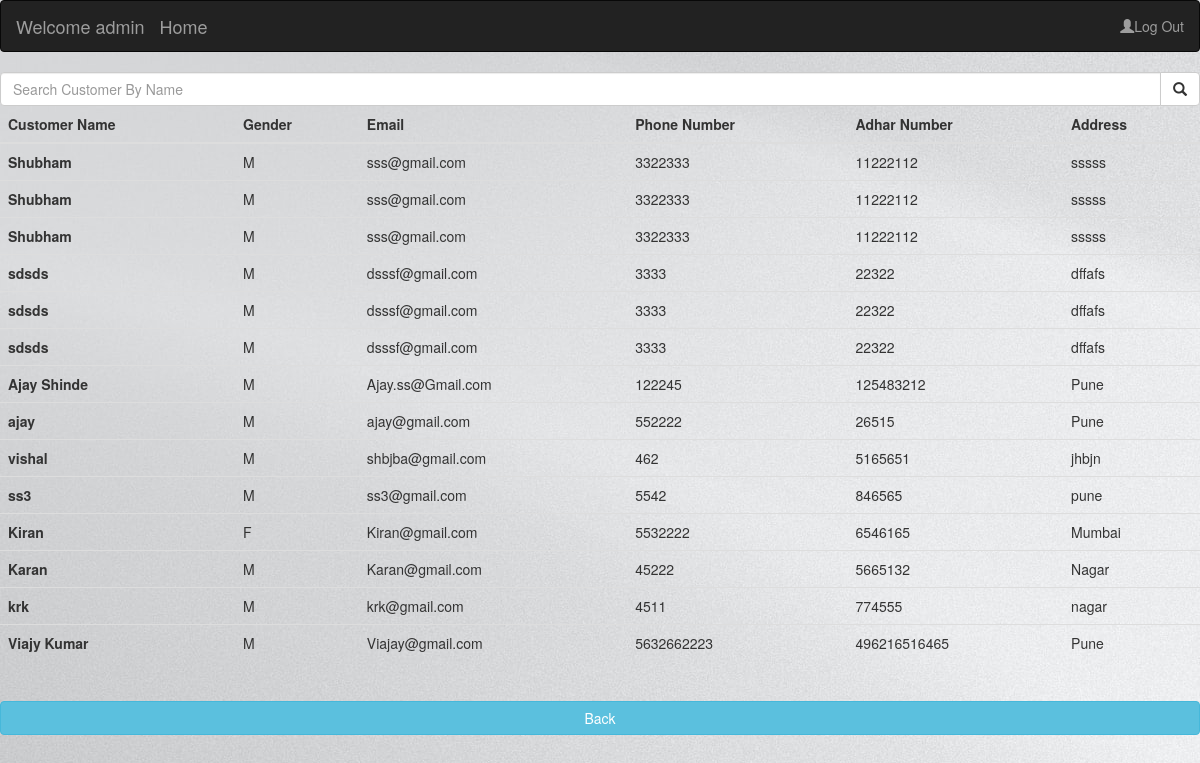
/display_customer (signed in), run on the app's committed database.
### booking/models.py (models this page shows, shortened)
class Customer(models.Model):
    GENDER = (('M', 'Male'),
        ('F', 'Female'),)
    name=models.CharField(max_length=30)
    Gender=models.CharField(max_length=1,choices=GENDER,default="Male")
    email=models.EmailField(max_length=50)
    phone_no=models.CharField(max_length=12)
    adhar_no=models.CharField(max_length=20)
    address=models.CharField(max_length=200)

### display/views.py (the view)
# urls.py: path('display_customer',v2.Display_Customer,name='display_customer'),
def Display_Customer(request):
    if request.method == 'POST':
        n=request.POST["search"]
        data=Customer.objects.filter(name__contains=n)
        cus = {"cus": data}
        return render(request,'display/display_customer.html',cus)
    data = Customer.objects.all()
    cus = {"cus": data}
    return render(request,'display/display_customer.html',cus)

### display/templates/display/display_customer.html (shortened to what this page needs)
{% extends "booking/base.html" %}
{% block content %}
<form method="POST">
  <div class="input-group">
    <input type="text" class="form-control" placeholder="Search Customer By Name" name="search">
    <div class="input-group-btn">
      <button class="btn btn-default" type="submit"><i class="glyphicon glyphicon-search"></i></button>
    </div>
  </div>
</form>
<table class="table">
    <thead>
      <tr>
        <th scope="col">Customer Name</th>
        <th scope="col">Gender</th>
        <th scope="col">Email</th>
        <th scope="col">Phone Number</th>
        <th scope="col">Adhar Number</th>
        <th scope="col">Address</th>
    </thead>
    <tbody>
        {% for c in cus %}
      <tr class="table-active">
        <th scope="row">{{c.name}}</th>
        <td>{{c.Gender}}</td>
        <td>{{c.email}}</td>
        <td>{{c.phone_no}}</td>
        <td>{{c.adhar_no}}</td>
        <td>{{c.address}}</td>
      </tr>
      {% endfor %}
    </tbody>
  </table>
  <br>
  <a href="home" class="btn btn-info btn-block my-4" role="button" >Back</a>
  {% endblock %}

### booking/templates/booking/base.html (shortened to what this page needs)
<!DOCTYPE html>
<html lang="en">
<head>
   <link rel="stylesheet" href="https://maxcdn.bootstrapcdn.com/bootstrap/3.4.1/css/bootstrap.min.css">
</head>
<body style="background-image: url('/static/booking/images/bg2.jpg');">
<nav class="navbar navbar-inverse">
  <div class="container-fluid">
    <div class="navbar-header">
      <a class="navbar-brand" href="#">Welcome {{user.username}}</a>
    </div>
    <div class="navbar-header">
      <a class="navbar-brand" href="home">Home</a>
    </div>
  <ul class="nav navbar-nav navbar-right">
    <li><a href="logout"><span class="glyphicon glyphicon-user"></span>Log Out</a></li>
  </ul>
  </div>
</nav>
<div>
    {% block content %}{% endblock %}
</div>
</body>
</html>

### data on the page
Customer: name "Shubham", Gender "M", email "sss@gmail.com", phone_no "3322333", adhar_no "11222112", address "sssss"
Customer: name "Shubham", Gender "M", email "sss@gmail.com", phone_no "3322333", adhar_no "11222112", address "sssss"
Customer: name "Shubham", Gender "M", email "sss@gmail.com", phone_no "3322333", adhar_no "11222112", address "sssss"
Customer: name "sdsds", Gender "M", email "dsssf@gmail.com", phone_no "3333", adhar_no "22322", address "dffafs"
Customer: name "sdsds", Gender "M", email "dsssf@gmail.com", phone_no "3333", adhar_no "22322", address "dffafs"
Customer: name "sdsds", Gender "M", email "dsssf@gmail.com", phone_no "3333", adhar_no "22322", address "dffafs"
Customer: name "Ajay Shinde", Gender "M", email "Ajay.ss@Gmail.com", phone_no "122245", adhar_no "125483212", address "Pune"
Customer: name "ajay", Gender "M", email "ajay@gmail.com", phone_no "552222", adhar_no "26515", address "Pune"
Customer: name "vishal", Gender "M", email "shbjba@gmail.com", phone_no "462", adhar_no "5165651", address "jhbjn"
Customer: name "ss3", Gender "M", email "ss3@gmail.com", phone_no "5542", adhar_no "846565", address "pune"
Customer: name "Kiran", Gender "F", email "Kiran@gmail.com", phone_no "5532222", adhar_no "6546165", address "Mumbai"
Customer: name "Karan", Gender "M", email "Karan@gmail.com", phone_no "45222", adhar_no "5665132", address "Nagar"
Customer: name "krk", Gender "M", email "krk@gmail.com", phone_no "4511", adhar_no "774555", address "nagar"
Customer: name "Viajy Kumar", Gender "M", email "Viajay@gmail.com", phone_no "5632662223", adhar_no "496216516465", address "Pune"

### other printed values
{{ user.username }} "admin"
